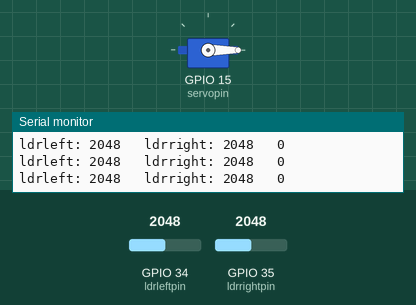
Recording of a sketch running on a simulated ESP32. On the bench: servo, the last lines printed to the serial monitor. The test bench sets the inputs (shaded band); at power-on: GPIO 34 (ldrleftpin) = 2048, GPIO 35 (ldrrightpin) = 2048.

Above: at 4.2 s.
4.3 s: GPIO 34 (ldrleftpin) set to 2866
At 5.0 s:
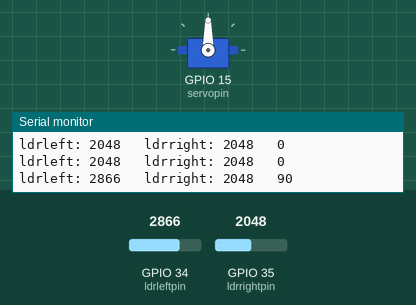
6.0 s: GPIO 35 (ldrrightpin) set to 2830
7.5 s: GPIO 35 (ldrrightpin) set to 2941
At 8.9 s:
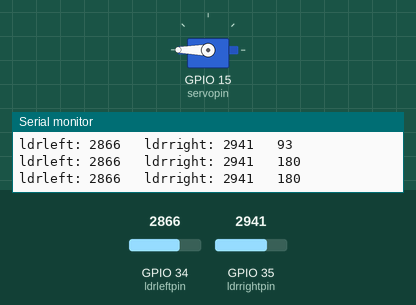
9.5 s: GPIO 34 (ldrleftpin) set to 3014
At 10.5 s:
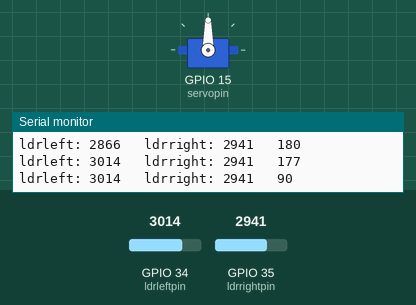
Timing chart, 0 to 12.5 s (numbered marks = the images above; inputs shaded):
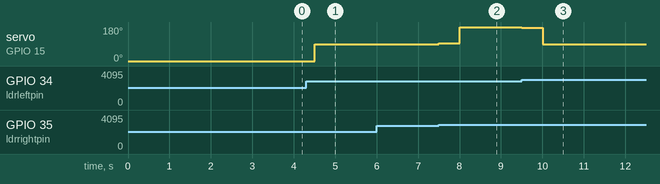

The sketch:

servomove.ino
```cpp
#include <Servo_ESP32.h>


unsigned long startTime = 0;        // millis counter
unsigned long displaychange = 0;
unsigned long bootsecs = 0;


// twelve servo objects can be created on most boards

int ldrleftpin = 34;
int ldrrightpin = 35;

int pos = 0;    // variable to store the servo position
int ldrleft = 0;
int ldrright = 0;
int servomove = 0;

int servohLimitHigh = 180;
int servohLimitLow = 90;
int servopin = 15;

Servo_ESP32 myservo;


void setup() {
  Serial.begin(9600);
//  pinMode(ldrleftpin, INPUT);
//  pinMode(ldrrightpin, INPUT);
  myservo.attach(servopin);  // attaches the servo on servopin
  myservo.write(0);
  delay(3000);
}

void loop() {

  int ldrleft = analogRead(ldrleftpin);
  int ldrright = analogRead(ldrrightpin);


  if (ldrleft > ldrright){
    servomove = --servomove;

      if (servomove < servohLimitLow){
          servomove = servohLimitLow;
      }

  }

  if (ldrleft < ldrright){
    servomove = ++servomove;

     if (servomove > servohLimitHigh){
         servomove = servohLimitHigh;
     }

  }


//myservo.write(servomove);


  startTime = millis();
  bootsecs = startTime / 1000;  // convert startTime to seconds

  if (startTime >= displaychange){
    displaychange = startTime + 500;
  Serial.print("ldrleft: ");
  Serial.print(ldrleft);
  Serial.print("   ");
  Serial.print("ldrright: ");
  Serial.print(ldrright);
  Serial.print("   ");
  Serial.println(servomove);
  myservo.write(servomove);


  }


}
```

Measured:
- the behaviour switches between 2866 and 2867 on GPIO 35 (ldrrightpin) (found by bisection; images 1 and 2)
- the behaviour switches between 2941 and 2942 on GPIO 34 (ldrleftpin) (found by bisection; images 2 and 3)
- after the input at 4.3 s, servo on GPIO 15 (servopin): 0° → 90° after 0.20 s
- after the input at 7.5 s, servo on GPIO 15 (servopin): 90° → 93° at once, → 180° 0.50 s later
- after the input at 9.5 s, servo on GPIO 15 (servopin): 180° → 177° at once, → 90° 0.50 s later
